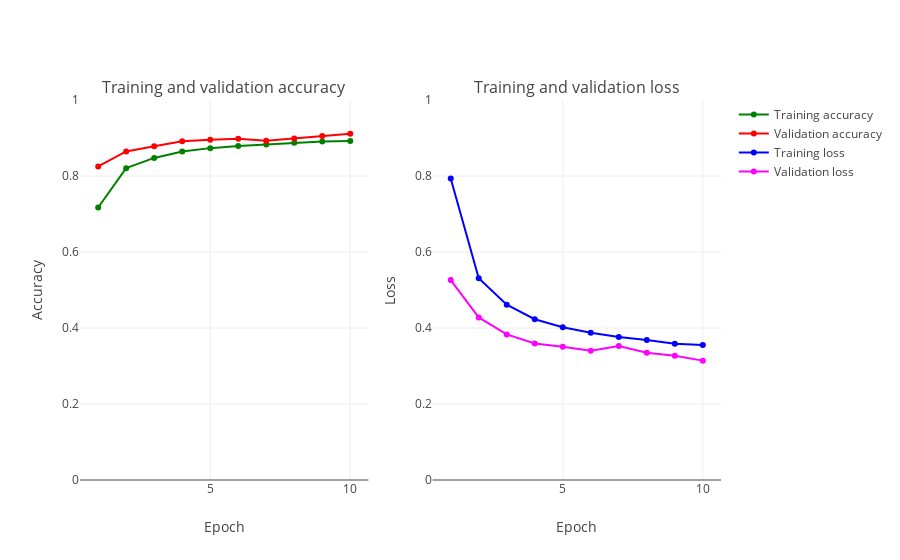

Notebook source saved alongside this figure:
### Markdown cell above
**Plot model**

### Code cell
init_notebook_mode(connected=True)
hist_fig = plot_accuracy_and_loss(model_hist_dict_edited)

### Figure 1 — Plotly figure (JSON) as saved in the notebook; plotly's stock layout.template omitted (floating-point values rounded to 4 significant figures)
{"data": [{"marker": {"color": "Green"}, "mode": "markers+lines", "name": "Training accuracy", "text": ["1", "2", "3", "4", "5", "6", "7", "8", "9", "10"], "type": "scatter", "uid": "7e1241f3-5eaf-4ba0-8985-6a62cf7056a3", "x": [1, 2, 3, 4, 5, 6, 7, 8, 9, 10], "xaxis": "x", "y": [0.7171, 0.8207, 0.8476, 0.8645, 0.8733, 0.8791, 0.8827, 0.8872, 0.8907, 0.8918], "yaxis": "y"}, {"marker": {"color": "Red"}, "mode": "markers+lines", "name": "Validation accuracy", "text": ["1", "2", "3", "4", "5", "6", "7", "8", "9", "10"], "type": "scatter", "uid": "49634fa7-5a72-4d02-a53b-e11a71921767", "x": [1, 2, 3, 4, 5, 6, 7, 8, 9, 10], "xaxis": "x", "y": [0.8252, 0.8647, 0.8784, 0.8917, 0.8954, 0.8983, 0.8929, 0.8986, 0.9051, 0.9113], "yaxis": "y"}, {"marker": {"color": "Blue"}, "mode": "markers+lines", "name": "Training loss", "text": ["1", "2", "3", "4", "5", "6", "7", "8", "9", "10"], "type": "scatter", "uid": "fb5b07c1-933a-441c-90c1-f10113ebcb7e", "x": [1, 2, 3, 4, 5, 6, 7, 8, 9, 10], "xaxis": "x2", "y": [0.7932, 0.5308, 0.4612, 0.423, 0.402, 0.3875, 0.3764, 0.3686, 0.3585, 0.3555], "yaxis": "y2"}, {"marker": {"color": "Magenta"}, "mode": "markers+lines", "name": "Validation loss", "text": ["1", "2", "3", "4", "5", "6", "7", "8", "9", "10"], "type": "scatter", "uid": "fae85a80-6653-481f-a3dc-c3bfcba4f21b", "x": [1, 2, 3, 4, 5, 6, 7, 8, 9, 10], "xaxis": "x2", "y": [0.5261, 0.4277, 0.3832, 0.359, 0.3505, 0.34, 0.3524, 0.335, 0.3272, 0.3141], "yaxis": "y2"}], "layout": {"annotations": [{"font": {"size": 16}, "showarrow": false, "text": "Training and validation accuracy", "x": 0.225, "xanchor": "center", "xref": "paper", "y": 1, "yanchor": "bottom", "yref": "paper"}, {"font": {"size": 16}, "showarrow": false, "text": "Training and validation loss", "x": 0.775, "xanchor": "center", "xref": "paper", "y": 1, "yanchor": "bottom", "yref": "paper"}], "xaxis": {"anchor": "y", "domain": [0, 0.45], "title": {"text": "Epoch"}}, "xaxis2": {"anchor": "y2", "domain": [0.55, 1], "title": {"text": "Epoch"}}, "yaxis": {"anchor": "x", "domain": [0, 1], "range": [0, 1], "title": {"text": "Accuracy"}}, "yaxis2": {"anchor": "x2", "domain": [0, 1], "range": [0, 1], "title": {"text": "Loss"}}}}
